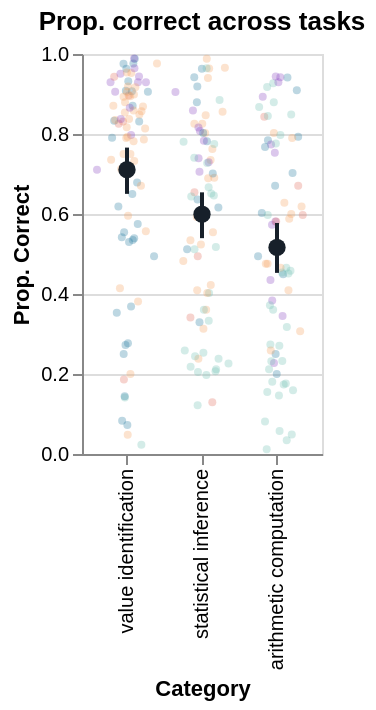

The notebook cell this image was saved under:
### Code cell
task_order = task_ci_df.sort_values(by="mean", ascending=False)['category'].to_list()
test_order = list(assessment_color_map.keys())
test_domain_colors = list(assessment_color_map.values())
task_color_order = ["#17202a" for _ in range(len(task_order))]

def create_task_performance_chart(ci_df, item_level_data, domain_order, domain_color=[]):
    """ Generate chart for point estimate and confidence intervals overlayed with item level scatteplots
    """
    # Create dot+error bar plot
    chart = alt.Chart(ci_df).mark_point(filled=True, size=75).encode(
        x=alt.X('category:N', title='Category', scale=alt.Scale(domain=domain_order)),
        y=alt.Y('mean:Q', title='Prop. Correct'),
        color=alt.Color('category:N', scale=alt.Scale(domain=domain_order, range=domain_color), legend=None),
        opacity=alt.value(1)
    ) + alt.Chart(ci_df).mark_rule(strokeWidth=2).encode(
        x=alt.X('category:N'),
        y=alt.Y('ci_lower:Q'),
        y2='ci_upper:Q',
        color=alt.Color('category:N', scale=alt.Scale(domain=domain_order, range=domain_color), legend=None),
        opacity=alt.value(1)
    )

    scatter_plot = alt.Chart(item_level_data).mark_point(filled=True).encode(
        x=alt.X('category:N', title='Category'),
        y=alt.Y("is_correct:Q",),
        xOffset="jitter:Q",
        color=alt.Color('test_type:N', scale=alt.Scale(domain=test_order, range=test_domain_colors), legend=None),
        size=alt.value(16),
        opacity=alt.value(0.3)
    )    
    return (scatter_plot + chart).resolve_scale(color='independent')

task_item_level_data['jitter'] = task_item_level_data.apply(
    lambda i : box_muller(),
    axis=1
)
task_performance = create_task_performance_chart(
    task_ci_df, task_item_level_data, task_order, task_color_order).properties(
    width=40*3, height=200, title=f"Prop. correct across tasks", 
)
task_performance.save("./figures/task_type_performance.pdf")
task_performance

### Figure 1 — Vega-Lite specification as saved in the notebook (floating-point values rounded to 4 significant figures; data arrays with more than 128 entries replaced by an {"elided": "..."} marker saying what was removed)
{"config": {"view": {"continuousWidth": 300, "continuousHeight": 300}}, "layer": [{"data": {"name": "data-53bc4f0c59679dc790acab4902111872"}, "mark": {"type": "point", "filled": true}, "encoding": {"color": {"field": "test_type", "legend": null, "scale": {"domain": ["wainer", "ggr-mc", "brbf", "vlat", "calvi"], "range": ["#8947BF", "#e26d5c", "#f4a261", "#247ba0", "#70c1b3"]}, "type": "nominal"}, "opacity": {"value": 0.3}, "size": {"value": 16}, "x": {"field": "category", "title": "Category", "type": "nominal"}, "xOffset": {"field": "jitter", "type": "quantitative"}, "y": {"field": "is_correct", "type": "quantitative"}}}, {"layer": [{"mark": {"type": "point", "filled": true, "size": 75}, "encoding": {"color": {"field": "category", "legend": null, "scale": {"domain": ["value identification", "statistical inference", "arithmetic computation"], "range": ["#17202a", "#17202a", "#17202a"]}, "type": "nominal"}, "opacity": {"value": 1}, "x": {"field": "category", "scale": {"domain": ["value identification", "statistical inference", "arithmetic computation"]}, "title": "Category", "type": "nominal"}, "y": {"field": "mean", "title": "Prop. Correct", "type": "quantitative"}}}, {"mark": {"type": "rule", "strokeWidth": 2}, "encoding": {"color": {"field": "category", "legend": null, "scale": {"domain": ["value identification", "statistical inference", "arithmetic computation"], "range": ["#17202a", "#17202a", "#17202a"]}, "type": "nominal"}, "opacity": {"value": 1}, "x": {"field": "category", "type": "nominal"}, "y": {"field": "ci_lower", "type": "quantitative"}, "y2": {"field": "ci_upper"}}}], "data": {"name": "data-99399a457f4bf0e4ece07e612ab73ff7"}}], "height": 200, "resolve": {"scale": {"color": "independent"}}, "title": "Prop. correct across tasks", "width": 120, "$schema": "https://vega.github.io/schema/vega-lite/v5.16.3.json", "datasets": {"data-53bc4f0c59679dc790acab4902111872": {"elided": "230 records"}, "data-99399a457f4bf0e4ece07e612ab73ff7": [{"category": "value identification", "mean": 0.7109, "ci_upper": 0.766, "ci_lower": 0.6503}, {"category": "arithmetic computation", "mean": 0.5164, "ci_upper": 0.5776, "ci_lower": 0.4528}, {"category": "statistical inference", "mean": 0.5995, "ci_upper": 0.6541, "ci_lower": 0.5396}]}}
